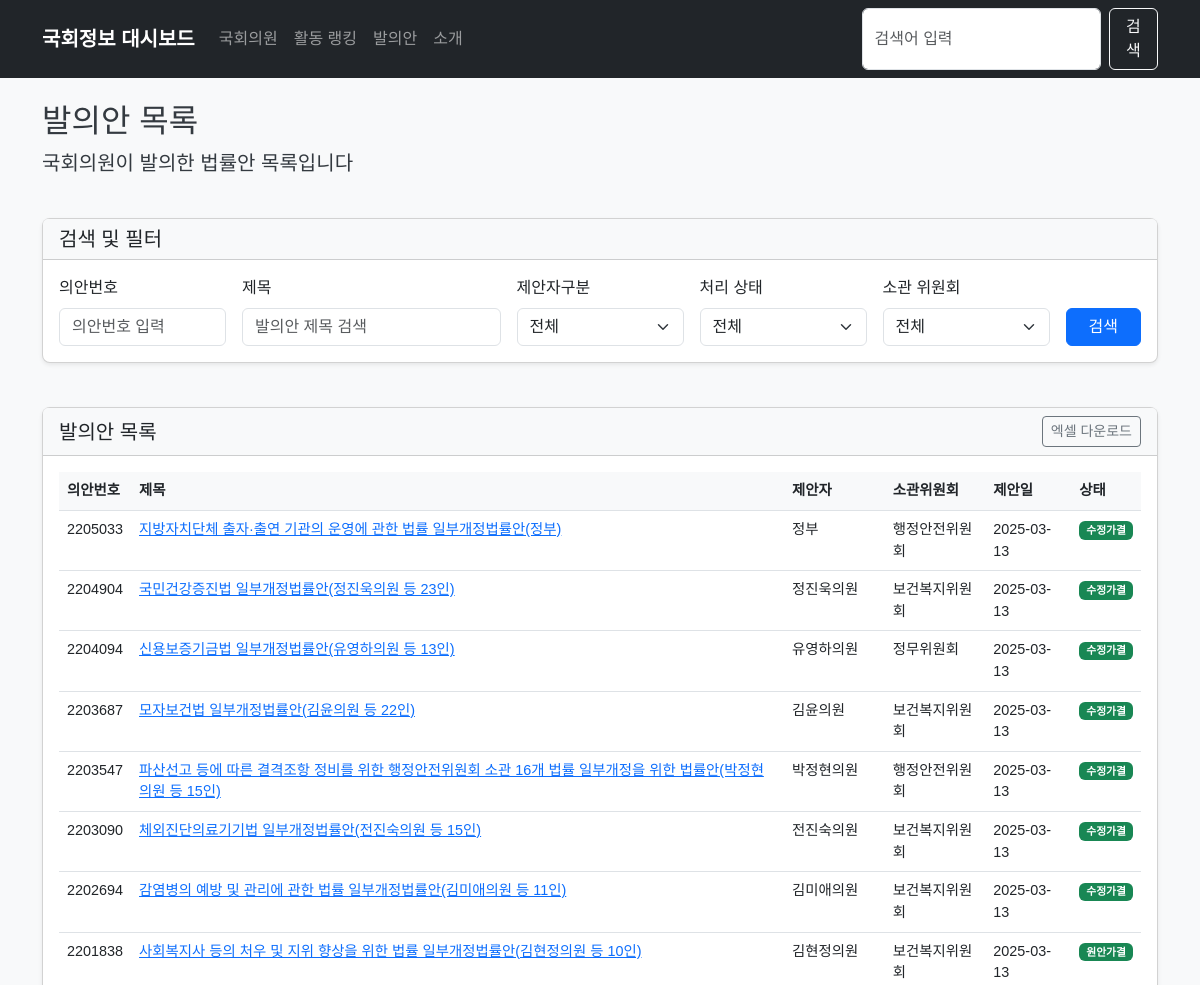
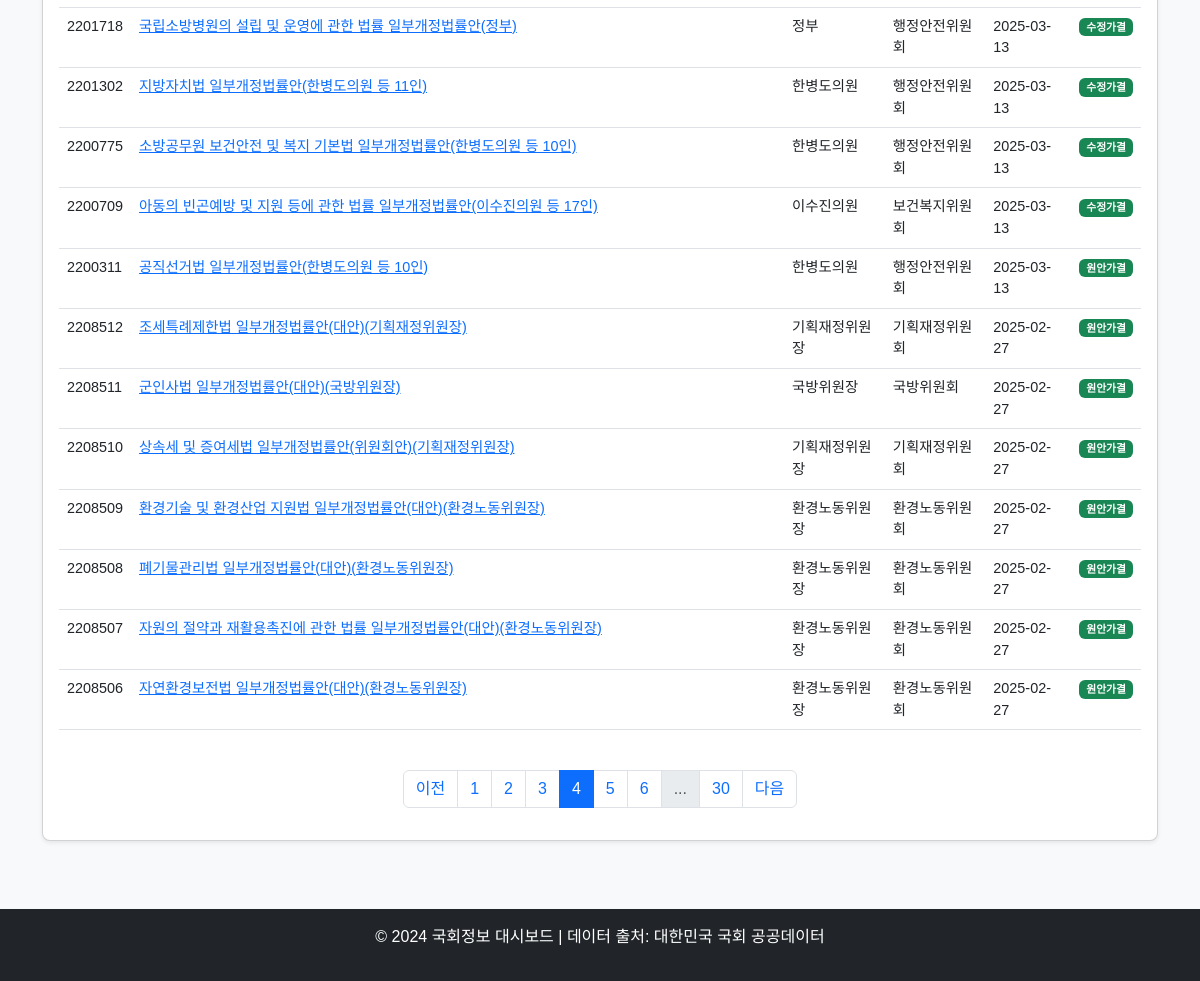
The page /bills?bill_no=&title=&proposer=&status=&committee=&page=4 on the database its author committed (2 pictures, top to bottom).
### app/models/bill.py (models this page shows)
class Bill(Base):
    __tablename__ = "bills"
    id = Column(Integer, primary_key=True, index=True)
    bill_id = Column(String, index=True, unique=True)  # 의안ID - BILL_ID
    bill_no = Column(String, index=True)  # 의안번호 - BILL_NO
    title = Column(String, index=True)
    proposer = Column(String, index=True)  # 발의자
    status = Column(String, index=True)  # 처리 상태
    committee = Column(String, index=True)  # 소관 위원회
    proposal_date = Column(Date)  # 발의일
    content = Column(Text)  # 제안이유 및 주요내용
    co_proposers = Column(String, nullable=True)  # 공동발의자 (쉼표로 구분된 문자열)
    rep_proposer = Column(String, nullable=True)  # 대표 발의자
    vote_result = Column(String, nullable=True)  # 표결 결과
    vote_date = Column(Date, nullable=True)  # 표결일
    bill_kind = Column(String, nullable=True)  # 의안 종류
    last_updated = Column(DateTime, default=datetime.now)
    proposer_id = Column(Integer, ForeignKey("members.id"), nullable=True)
    proposer_member = relationship("Member", back_populates="bills")

### app/main.py (the view)
@app.get("/bills", response_class=HTMLResponse)
async def bills_page(
    request: Request,
    db: Session = Depends(get_db),
    title: Optional[str] = None,
    proposer: Optional[str] = None,
    status: Optional[str] = None,
    committee: Optional[str] = None,
    bill_no: Optional[str] = None,
    page: int = 1,
    limit: int = 20
):
    try:
        query = db.query(BillModel)
        if title:
            query = query.filter(BillModel.title.contains(title))
        if proposer:
            query = query.filter(BillModel.proposer.contains(proposer))
        if status:
            query = query.filter(BillModel.status == status)
        if committee:
            query = query.filter(BillModel.committee.contains(committee))
        if bill_no:
            query = query.filter(BillModel.bill_no.contains(bill_no))
        total_count = query.count()
        bills_db = query.order_by(BillModel.proposal_date.desc())\
                     .offset((page-1) * limit)\
                     .limit(limit)\
                     .all()
        bills = []
        for bill in bills_db:
            bills.append({
                "id": bill.bill_id,
                "no": bill.bill_no,
                "title": bill.title,
                "proposer": bill.proposer,
                "committee": bill.committee,
                "proposal_date": bill.proposal_date,
                "status": bill.status
            })
        total_pages = (total_count + limit - 1) // limit  # 올림 나눗셈
        has_next = page < total_pages
        has_prev = page > 1
        max_page_buttons = 5  # 최대 페이지 버튼 수
        half_buttons = max_page_buttons // 2
        if total_pages <= max_page_buttons:
            page_range = range(1, total_pages + 1)
        else:
            start_page = max(1, page - half_buttons)
            end_page = min(total_pages, start_page + max_page_buttons - 1)
            if end_page == total_pages:
                start_page = max(1, end_page - max_page_buttons + 1)
            page_range = range(start_page, end_page + 1)
        context = {
            "request": request,
            "bills": bills,
            "page": page,
            "limit": limit,
            "total_count": total_count,
            "total_pages": total_pages,
            "has_next": has_next,
            "has_prev": has_prev,
            "page_range": page_range,  # 추가된 페이지 범위
            "title": title or "",
            "proposer": proposer or "",
            "status": status or "",
            "committee": committee or "",
            "bill_no": bill_no or ""
        }
        return templates.TemplateResponse("bills.html", context)
    except Exception as e:
        logger.error(f"발의안 목록 조회 중 오류: {e}")
        return templates.TemplateResponse(
            "bills.html",
            {
                "request": request,
                "bills": [],
                "page": page,
                "limit": limit,
                "has_next": False,
                "has_prev": page > 1,
                "page_range": range(1, 2),  # 페이지 범위 기본값
                "title": title or "",
                "proposer": proposer or "",
                "status": status or "",
                "committee": committee or "",
                "bill_no": bill_no or "",
                "error_message": f"발의안 데이터를 가져오는 중 오류가 발생했습니다: {str(e)}"
            }
        )

### app/templates/bills.html (shortened to what this page needs)
{% extends "base.html" %}
{% block content %}
<div class="row">
    <div class="col-12 mb-4">
        <h2>발의안 목록</h2>
        <p class="lead">국회의원이 발의한 법률안 목록입니다</p>
    </div>
</div>
<div class="row mb-4">
    <div class="col-12">
        <div class="card">
            <div class="card-header">
                <h5 class="mb-0">검색 및 필터</h5>
            </div>
            <div class="card-body">
                <form action="/bills" method="get" class="row g-3">
                    <div class="col-md-2">
                        <label for="bill_no" class="form-label">의안번호</label>
                        <input type="text" class="form-control" id="bill_no" name="bill_no" placeholder="의안번호 입력" value="{{ bill_no }}">
                    </div>
                    <div class="col-md-3">
                        <label for="title" class="form-label">제목</label>
                        <input type="text" class="form-control" id="title" name="title" placeholder="발의안 제목 검색" value="{{ title }}">
                    </div>
                    <div class="col-md-2">
                        <label for="proposer" class="form-label">제안자구분</label>
                        <select class="form-select" id="proposer" name="proposer">
                            <option value="">전체</option>
                        </select>
                    </div>
                    <div class="col-md-2">
                        <label for="status" class="form-label">처리 상태</label>
                        <select class="form-select" id="status" name="status">
                            <option value="">전체</option>
                        </select>
                    </div>
                    <div class="col-md-2">
                        <label for="committee" class="form-label">소관 위원회</label>
                        <select class="form-select" id="committee" name="committee">
                            <option value="">전체</option>
                        </select>
                    </div>
                    <div class="col-md-1 d-flex align-items-end">
                        <button type="submit" class="btn btn-primary w-100">검색</button>
                    </div>
                </form>
            </div>
        </div>
    </div>
</div>
<div class="row">
    <div class="col-12">
        <div class="card">
            <div class="card-header d-flex justify-content-between align-items-center">
                <h5 class="mb-0">발의안 목록</h5>
                <div>
                    <button class="btn btn-sm btn-outline-secondary">엑셀 다운로드</button>
                </div>
            </div>
            <div class="card-body">
                <div class="table-responsive">
                    <table class="table table-hover">
                        <thead>
                            <tr>
                                <th scope="col">의안번호</th>
                                <th scope="col">제목</th>
                                <th scope="col">제안자</th>
                                <th scope="col">소관위원회</th>
                                <th scope="col">제안일</th>
                                <th scope="col">상태</th>
                            </tr>
                        </thead>
                        <tbody>
                            {% for bill in bills %}
                            <tr>
                                <td>{{ bill.no }}</td>
                                <td><a href="/bills/{{ bill.no }}">{{ bill.title }}</a></td>
                                <td>{{ bill.proposer }}</td>
                                <td>{{ bill.committee }}</td>
                                <td>{{ bill.proposal_date }}</td>
                                <td>
                                    {% if bill.status == "계류" %}
                                    <span class="badge bg-primary">계류</span>
                                    {% elif "가결" in bill.status %}
                                    <span class="badge bg-success">{{ bill.status }}</span>
                                    {% elif "폐기" in bill.status %}
                                    <span class="badge bg-danger">{{ bill.status }}</span>
                                    {% elif "반영" in bill.status %}
                                    <span class="badge bg-warning text-dark">{{ bill.status }}</span>
                                    {% else %}
                                    <span class="badge bg-secondary">{{ bill.status }}</span>
                                    {% endif %}
                                </td>
                            </tr>
                            {% else %}
                            <tr>
                                <td colspan="6" class="text-center">검색 결과가 없습니다.</td>
                            </tr>
                            {% endfor %}
                        </tbody>
                    </table>
                </div>
                <nav aria-label="Page navigation">
                    <ul class="pagination justify-content-center mt-4">
                        <li class="page-item {% if not has_prev %}disabled{% endif %}">
                            <a class="page-link" href="?bill_no={{ bill_no }}&title={{ title }}&proposer={{ proposer }}&status={{ status }}&committee={{ committee }}&page={{ page - 1 }}" tabindex="-1" {% if not has_prev %}aria-disabled="true"{% endif %}>이전</a>
                        </li>
                        {% if page_range.start > 1 %}
                        <li class="page-item">
                            <a class="page-link" href="?bill_no={{ bill_no }}&title={{ title }}&proposer={{ proposer }}&status={{ status }}&committee={{ committee }}&page=1">1</a>
                        </li>
                        {% endif %}
                        {% for p in page_range %}
                        <li class="page-item {% if p == page %}active{% endif %}">
                            <a class="page-link" href="?bill_no={{ bill_no }}&title={{ title }}&proposer={{ proposer }}&status={{ status }}&committee={{ committee }}&page={{ p }}">{{ p }}</a>
                        </li>
                        {% endfor %}
                        {% if page_range[-1] < total_pages %}
                        {% if page_range[-1] < total_pages - 1 %}
                        <li class="page-item disabled">
                            <span class="page-link">...</span>
                        </li>
                        {% endif %}
                        <li class="page-item">
                            <a class="page-link" href="?bill_no={{ bill_no }}&title={{ title }}&proposer={{ proposer }}&status={{ status }}&committee={{ committee }}&page={{ total_pages }}">{{ total_pages }}</a>
                        </li>
                        {% endif %}
                        <li class="page-item {% if not has_next %}disabled{% endif %}">
                            <a class="page-link" href="?bill_no={{ bill_no }}&title={{ title }}&proposer={{ proposer }}&status={{ status }}&committee={{ committee }}&page={{ page + 1 }}" {% if not has_next %}aria-disabled="true"{% endif %}>다음</a>
                        </li>
                    </ul>
                </nav>
            </div>
        </div>
    </div>
</div>
{% endblock %}

### app/static/css/style.css (style rules this page uses)
body { font-family: 'Noto Sans KR', sans-serif; background-color: #f8f9fa; color: #343a40; }
.card { margin-bottom: 20px; border-radius: 0.5rem; box-shadow: 0 0.125rem 0.25rem rgba(0, 0, 0, 0.075); }
.card-header { background-color: #f8f9fa; font-weight: 600; }
.table { font-size: 0.9rem; }
.table th { font-weight: 600; background-color: #f8f9fa; }

### rows shown on the page
Bill: no "2205033", title "지방자치단체 출자·출연 기관의 운영에 관한 법률 일부개정법률안(정부)", proposer "정부", committee "행정안전위원회", proposal_date "2025-03-13", status "수정가결"
Bill: no "2204904", title "국민건강증진법 일부개정법률안(정진욱의원 등 23인)", proposer "정진욱의원", committee "보건복지위원회", proposal_date "2025-03-13", status "수정가결"
Bill: no "2204094", title "신용보증기금법 일부개정법률안(유영하의원 등 13인)", proposer "유영하의원", committee "정무위원회", proposal_date "2025-03-13", status "수정가결"
Bill: no "2203687", title "모자보건법 일부개정법률안(김윤의원 등 22인)", proposer "김윤의원", committee "보건복지위원회", proposal_date "2025-03-13", status "수정가결"
Bill: no "2203547", title "파산선고 등에 따른 결격조항 정비를 위한 행정안전위원회 소관 16개 법률 일부개정을 위한 법률안(박정현의원 등 15인)", proposer "박정현의원", committee "행정안전위원회", proposal_date "2025-03-13", status "수정가결"
Bill: no "2203090", title "체외진단의료기기법 일부개정법률안(전진숙의원 등 15인)", proposer "전진숙의원", committee "보건복지위원회", proposal_date "2025-03-13", status "수정가결"
Bill: no "2202694", title "감염병의 예방 및 관리에 관한 법률 일부개정법률안(김미애의원 등 11인)", proposer "김미애의원", committee "보건복지위원회", proposal_date "2025-03-13", status "수정가결"
Bill: no "2201838", title "사회복지사 등의 처우 및 지위 향상을 위한 법률 일부개정법률안(김현정의원 등 10인)", proposer "김현정의원", committee "보건복지위원회", proposal_date "2025-03-13", status "원안가결"
Bill: no "2201718", title "국립소방병원의 설립 및 운영에 관한 법률 일부개정법률안(정부)", proposer "정부", committee "행정안전위원회", proposal_date "2025-03-13", status "수정가결"
Bill: no "2201302", title "지방자치법 일부개정법률안(한병도의원 등 11인)", proposer "한병도의원", committee "행정안전위원회", proposal_date "2025-03-13", status "수정가결"
Bill: no "2200775", title "소방공무원 보건안전 및 복지 기본법 일부개정법률안(한병도의원 등 10인)", proposer "한병도의원", committee "행정안전위원회", proposal_date "2025-03-13", status "수정가결"
Bill: no "2200709", title "아동의 빈곤예방 및 지원 등에 관한 법률 일부개정법률안(이수진의원 등 17인)", proposer "이수진의원", committee "보건복지위원회", proposal_date "2025-03-13", status "수정가결"
Bill: no "2200311", title "공직선거법 일부개정법률안(한병도의원 등 10인)", proposer "한병도의원", committee "행정안전위원회", proposal_date "2025-03-13", status "원안가결"
Bill: no "2208512", title "조세특례제한법 일부개정법률안(대안)(기획재정위원장)", proposer "기획재정위원장", committee "기획재정위원회", proposal_date "2025-02-27", status "원안가결"
Bill: no "2208511", title "군인사법 일부개정법률안(대안)(국방위원장)", proposer "국방위원장", committee "국방위원회", proposal_date "2025-02-27", status "원안가결"
Bill: no "2208510", title "상속세 및 증여세법 일부개정법률안(위원회안)(기획재정위원장)", proposer "기획재정위원장", committee "기획재정위원회", proposal_date "2025-02-27", status "원안가결"
Bill: no "2208509", title "환경기술 및 환경산업 지원법 일부개정법률안(대안)(환경노동위원장)", proposer "환경노동위원장", committee "환경노동위원회", proposal_date "2025-02-27", status "원안가결"
Bill: no "2208508", title "폐기물관리법 일부개정법률안(대안)(환경노동위원장)", proposer "환경노동위원장", committee "환경노동위원회", proposal_date "2025-02-27", status "원안가결"
Bill: no "2208507", title "자원의 절약과 재활용촉진에 관한 법률 일부개정법률안(대안)(환경노동위원장)", proposer "환경노동위원장", committee "환경노동위원회", proposal_date "2025-02-27", status "원안가결"
Bill: no "2208506", title "자연환경보전법 일부개정법률안(대안)(환경노동위원장)", proposer "환경노동위원장", committee "환경노동위원회", proposal_date "2025-02-27", status "원안가결"

### other values the page prints
{{ p }} "2" "3" "4" "5" "6"
{{ total_pages }} "30"
